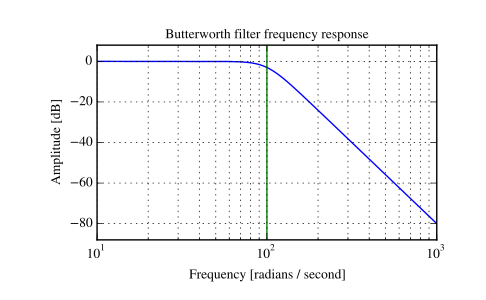

Python code for this plot:
# Plot the filter's frequency response, showing the critical points:

from scipy import signal
import matplotlib.pyplot as plt

b, a = signal.butter(4, 100, 'low', analog=True)
w, h = signal.freqs(b, a)
plt.semilogx(w, 20 * np.log10(abs(h)))
plt.title('Butterworth filter frequency response')
plt.xlabel('Frequency [radians / second]')
plt.ylabel('Amplitude [dB]')
plt.margins(0, 0.1)
plt.grid(which='both', axis='both')
plt.axvline(100, color='green') # cutoff frequency
plt.show()
